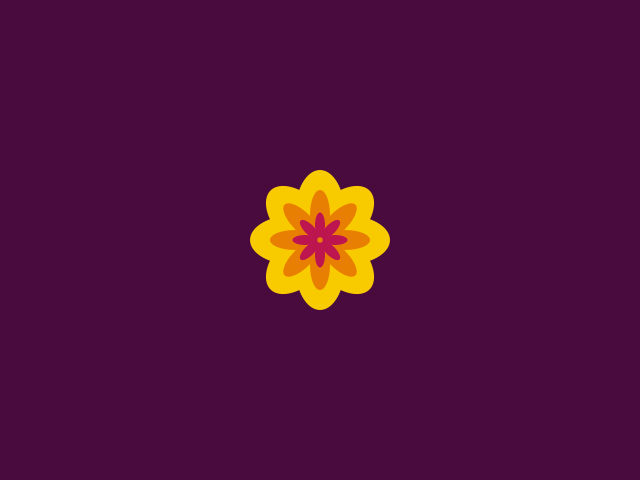
Frame 1 (no input)
Frame 60 (the mouse pressed at the canvas centre just before this capture): identical to frame 1, image omitted
Frame 120 (the mouse held since frame 60 and released just before this capture): identical to frame 1, image omitted

The Processing sketch that drew this single still picture (run headless with seeded random() and noise(); from frame 60 on, the mouse is pressed at the canvas centre):

// Processing sketch: flower_c
// ── flower_c.pde
/**
  * flower_c
  *
  * Draw a flower by drawing three circles of petals. 
  * Each circle of petals is now a function. This funcion is called three times with different variables 
  * Each petal is an ellipse and rotated to match the angel of the position in the circle
  *
  */ 
  
// use an array of colors for colorpalette 
color[] colors = {color(73, 10, 61), color(189, 21, 80), color(233, 127, 2), color(248, 202, 0), color(138, 155, 15)};

// --> SETUP
void setup() {
  size(640, 480);     // set size of window
}


// --> DRAW
void draw() {

  background(colors[0]);  // draw background
  noStroke();             // do not draw outline

  pushMatrix();
  translate(width/2, height/2);
  
  // call functions three times once for every circle of petals
  drawLeaves(45, 25, 50, 90, colors[3]);
  drawLeaves(45, 25, 20, 50, colors[2]);
  drawLeaves(45, 15, 10, 25, colors[1]);
  
  popMatrix();
}

// function to draw a circle of petals
void drawLeaves(int step, int rad, int sizeX, int sizeY, color col){

  for (int i=0; i<360; i += step)
  {
    pushMatrix();
    float x = (rad * sin(radians(i)));
    float y = (rad * cos(radians(i)));
    translate(x, y);
    rotate(-radians(i));
    fill(col);
    ellipse(0, 0, sizeX, sizeY);
    popMatrix();
  }
}
